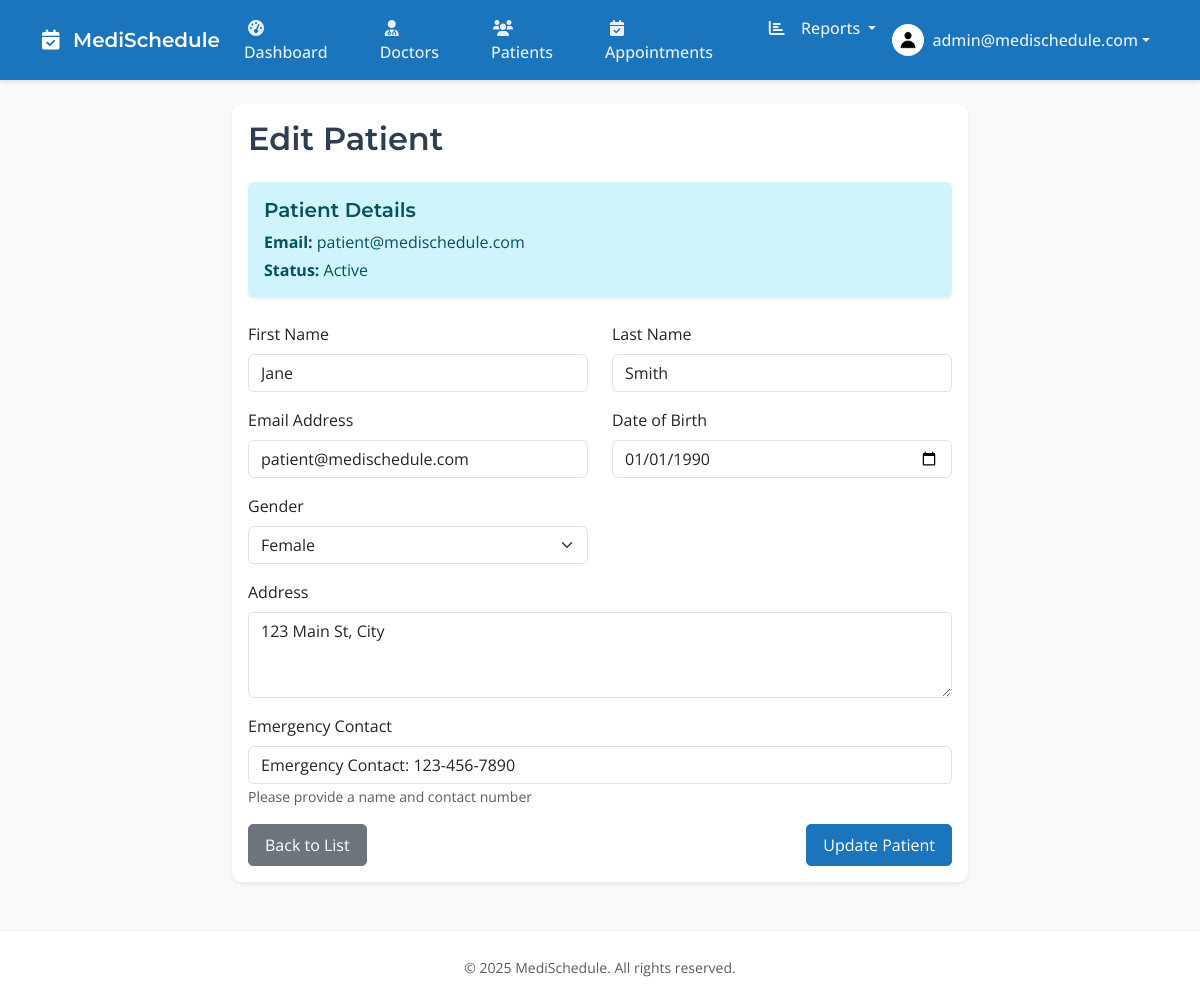
Screenshot of /pages/admin/edit_patient.php?id=1 (signed in) with the database file from the repository.
### tables this page shows
CREATE TABLE IF NOT EXISTS patients (
    id INT PRIMARY KEY AUTO_INCREMENT,
    user_id INT NOT NULL,
    first_name VARCHAR(50) NOT NULL,
    last_name VARCHAR(50) NOT NULL,
    date_of_birth DATE NOT NULL,
    gender ENUM('Male', 'Female', 'Other') NOT NULL,
    address TEXT NOT NULL,
    emergency_contact VARCHAR(100) NOT NULL,
    medical_history TEXT,
    profile_image VARCHAR(255),
    created_at TIMESTAMP DEFAULT CURRENT_TIMESTAMP,
    updated_at TIMESTAMP DEFAULT CURRENT_TIMESTAMP ON UPDATE CURRENT_TIMESTAMP,
    FOREIGN KEY (user_id) REFERENCES users(id) ON DELETE CASCADE
);

CREATE TABLE IF NOT EXISTS users (
    id INT PRIMARY KEY AUTO_INCREMENT,
    email VARCHAR(255) UNIQUE NOT NULL,
    password VARCHAR(255) NOT NULL,
    role ENUM('admin', 'doctor', 'patient') NOT NULL,
    status ENUM('active', 'inactive', 'suspended') DEFAULT 'active',
    created_at TIMESTAMP DEFAULT CURRENT_TIMESTAMP,
    updated_at TIMESTAMP DEFAULT CURRENT_TIMESTAMP ON UPDATE CURRENT_TIMESTAMP
);

### config/database.php (called while the page is built, shortened)
<?php
class Database
{
    private $connection;
    private static $instance = null;
    private function __construct()
    {
        $this->connection = new mysqli(DB_HOST, DB_USER, DB_PASS, DB_NAME);
        $this->connection->set_charset("utf8mb4");
    }
    public static function getInstance()
    {
        if (self::$instance === null) {
            self::$instance = new self();
        }
        return self::$instance;
    }
    public function query($sql)
    {
        return $this->connection->query($sql);
    }
}

### pages/admin/edit_patient.php (the view, shortened to what this page needs)
<?php
$db = Database::getInstance();
$message = '';
$error = '';
$patient_id = isset($_GET['id']) ? (int)$_GET['id'] : 0;
$patient = $db->query("
    SELECT p.*, u.email, u.status as user_status
    FROM patients p
    JOIN users u ON p.user_id = u.id
    WHERE p.id = $patient_id
")->fetch_assoc();
$content = '
<div class="container py-4">
    <div class="row justify-content-center">
        <div class="col-md-8">
            <div class="card border-0 shadow-sm">
                <div class="card-body">
                    <h2 class="card-title mb-4">Edit Patient</h2>
                    ' . ($message ? '<div class="alert alert-success mb-4">' . $message . '</div>' : '') . '
                    ' . ($error ? '<div class="alert alert-danger mb-4">' . $error . '</div>' : '') . '
                    <div class="alert alert-info mb-4">
                        <h5 class="alert-heading">Patient Details</h5>
                        <p class="mb-1"><strong>Email:</strong> ' . htmlspecialchars($patient['email'] ?? '') . '</p>
                        <p class="mb-0"><strong>Status:</strong> ' . ucfirst($patient['user_status'] ?? '') . '</p>
                    </div>
                    <form method="POST" action="" data-validate>
                        <div class="row">
                            <div class="col-md-6 mb-3">
                                <label for="first_name" class="form-label">First Name</label>
                                <input type="text" class="form-control" id="first_name" name="first_name" value="' . htmlspecialchars($patient['first_name'] ?? '') . '" required>
                            </div>
                            <div class="col-md-6 mb-3">
                                <label for="last_name" class="form-label">Last Name</label>
                                <input type="text" class="form-control" id="last_name" name="last_name" value="' . htmlspecialchars($patient['last_name'] ?? '') . '" required>
                            </div>
                        </div>
                        <div class="row">
                            <div class="col-md-6 mb-3">
                                <label for="email" class="form-label">Email Address</label>
                                <input type="email" class="form-control" id="email" name="email" value="' . htmlspecialchars($patient['email'] ?? '') . '" required>
                            </div>
                            <div class="col-md-6 mb-3">
                                <label for="date_of_birth" class="form-label">Date of Birth</label>
                                <input type="date" class="form-control" id="date_of_birth" name="date_of_birth" value="' . ($patient['date_of_birth'] ?? '') . '" required>
                            </div>
                        </div>
                        <div class="row">
                            <div class="col-md-6 mb-3">
                                <label for="gender" class="form-label">Gender</label>
                                <select class="form-select" id="gender" name="gender" required>
                                    <option value="Male"' . (($patient['gender'] ?? '') === 'Male' ? ' selected' : '') . '>Male</option>
                                    <option value="Female"' . (($patient['gender'] ?? '') === 'Female' ? ' selected' : '') . '>Female</option>
                                    <option value="Other"' . (($patient['gender'] ?? '') === 'Other' ? ' selected' : '') . '>Other</option>
                                </select>
                            </div>
                        </div>
                        <div class="mb-3">
                            <label for="address" class="form-label">Address</label>
                            <textarea class="form-control" id="address" name="address" rows="3" required>' . htmlspecialchars($patient['address'] ?? '') . '</textarea>
                        </div>
                        <div class="mb-3">
                            <label for="emergency_contact" class="form-label">Emergency Contact</label>
                            <input type="text" class="form-control" id="emergency_contact" name="emergency_contact" value="' . htmlspecialchars($patient['emergency_contact'] ?? '') . '" required>
                            <small class="text-muted">Please provide a name and contact number</small>
                        </div>
                        <div class="d-flex justify-content-between">
                            <a href="manage_patients.php" class="btn btn-secondary">Back to List</a>
                            <button type="submit" class="btn btn-primary">Update Patient</button>
                        </div>
                    </form>
                </div>
            </div>
        </div>
    </div>
</div>
';
require_once '../../layouts/main.php';

### assets/css/style.css (style rules this page uses)
:root { --medical-blue: #1A75BC; --healing-teal: #00A9A5; --soft-white: #F8FBFC; --light-grey: #E6ECF2; --warm-grey: #64748B; }
body { font-family: 'Open Sans', sans-serif; background-color: var(--soft-white); min-height: 100vh; display: flex; flex-direction: column; }
.card { border: none; border-radius: 10px; box-shadow: 0 2px 4px rgba(0, 0, 0, 0.1); transition: transform 0.2s; }
.btn { border-radius: 5px; padding: 8px 16px; }
.btn-primary { background-color: var(--medical-blue); border-color: var(--medical-blue); }

### assets/css/branding.css (style rules this page uses)
:root { --medical-blue: #1A75BC; --healing-teal: #00A9A5; --soft-white: #F8FBFC; --light-grey: #E6ECF2; --warm-grey: #64748B; --wellness-green: #2AC769; --gentle-orange: #FF9F5A; --soft-red: #EB5757; }
body { font-family: 'Open Sans', 'Nunito Sans', sans-serif; background-color: var(--soft-white); color: var(--warm-grey); }
h1, h2, h3, h4, h5, h6 { font-family: 'Montserrat', sans-serif; color: var(--medical-blue); }
.btn-primary { background-color: var(--medical-blue); border-color: var(--medical-blue); }
.card { border: none; box-shadow: 0 2px 4px rgba(0, 0, 0, 0.1); background-color: white; }
a { color: var(--medical-blue); }

### layouts/main.php (style rules this page uses)
:root { --text-primary: #2c3e50; --text-secondary: #34495e; --text-muted: #7f8c8d; --bg-light: #f8f9fa; --border-color: #e9ecef; }
body { min-height: 100vh; display: flex; flex-direction: column; font-family: 'Open Sans', sans-serif; color: var(--text-primary); background-color: var(--bg-light); }
h1, h2, h3, h4, h5, h6 { font-family: 'Montserrat', sans-serif; color: var(--text-primary); font-weight: 600; }
.card { border: none; box-shadow: 0 2px 4px rgba(0, 0, 0, 0.05); margin-bottom: 1.5rem; }
.card-title { margin-bottom: 0; color: var(--text-primary); font-weight: 600; }
.alert { border: none; box-shadow: 0 2px 4px rgba(0, 0, 0, 0.05); }

### rows the page displays
patients: user.email "patient@medischedule.com", user.status "Active", first_name "Jane", last_name "Smith", email "patient@medischedule.com", date_of_birth "01/01/1990", gender "Female", address "123 Main St, City", emergency_contact "Emergency Contact: 123-456-7890"

### other values shown
$_SESSION['email'] "admin@medischedule.com"
